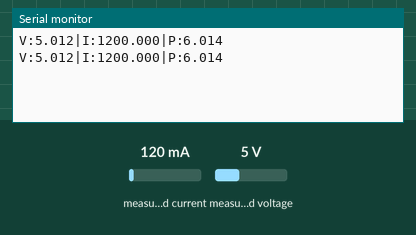
This sketch was run on a simulated Arduino Uno, built with avr-gcc and run on an emulated ATmega328P. Shown: the last lines printed to the serial monitor. The test bench sets the inputs (shaded band); at power-on: measured current 120 mA, measured voltage 5 V.

Above: at 1.2 s.
1.3 s: measured current set to 40 mA
At 2.6 s:
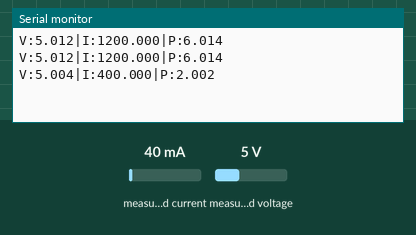
2.8 s: measured voltage set to 0.3 V
At 3.5 s:
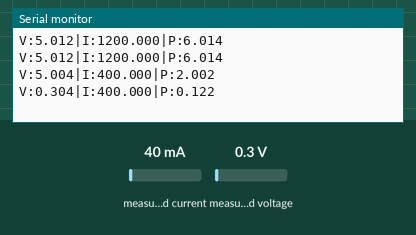
4.3 s: measured current set to 500 mA
At 5.4 s:
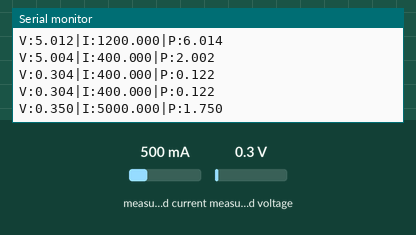
Timing chart, 0 to 7.3 s (numbered marks = the images above; inputs shaded):
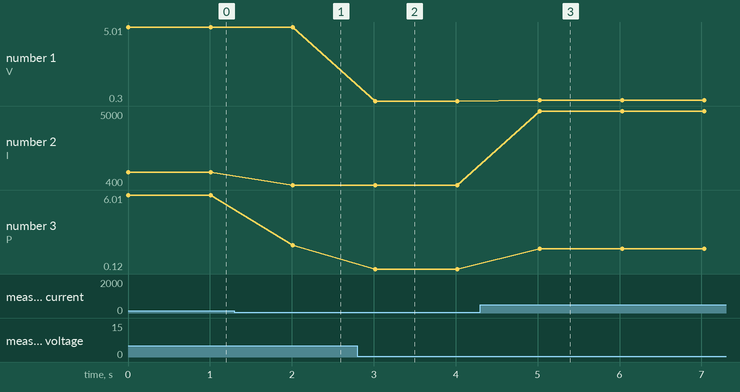

Measured:
- after the input at 1.3 s, the serial monitor: prints a new line after 0.71 s (image 1)
- after the input at 2.8 s, the serial monitor: prints a new line after 0.22 s (image 2)
- after the input at 4.3 s, the serial monitor: prints a new line after 0.73 s (image 3)
- plotted number 1: 5.01 → 5 after the input at 1.3 s, 5 → 0.3 after the input at 2.8 s, 0.3 → 0.35 after the input at 4.3 s
- plotted number 2: 1200 → 400 after the input at 1.3 s, 400 → 5000 after the input at 4.3 s
- plotted number 3: 6.01 → 2 after the input at 1.3 s, 2 → 0.12 after the input at 2.8 s, 0.12 → 1.75 after the input at 4.3 s

The sketch:

getcurrent_2.ino
```cpp
// Este código va al Arduino UNO virtual en Proteus
#include <Wire.h>
#include <Adafruit_INA219.h>
#include <LiquidCrystal.h>

LiquidCrystal lcd(2, 3, 4, 5, 6, 7);
Adafruit_INA219 ina219;

void setup(void) {
  Serial.begin(9600);
  // ... código del sensor INA219 virtual
}

void loop(void) {
  // Medir con sensor INA219 VIRTUAL en Proteus
  float shuntVoltage_mV = ina219.getShuntVoltage_mV();
  float busVoltage_V = ina219.getBusVoltage_V();
  float loadVoltage_V = busVoltage_V + (shuntVoltage_mV / 1000.0);

  float Rshunt = 0.01;
  float current_mA = shuntVoltage_mV / Rshunt;
  float power_mW = loadVoltage_V * (current_mA / 1000.0);

  // Enviar datos por Serial (COMPIM) a ESP32 física
  Serial.print("V:"); Serial.print(loadVoltage_V, 3);
  Serial.print("|I:"); Serial.print(current_mA, 3);
  Serial.print("|P:"); Serial.print(power_mW, 3);
  Serial.println();

  delay(1000);
}
```
